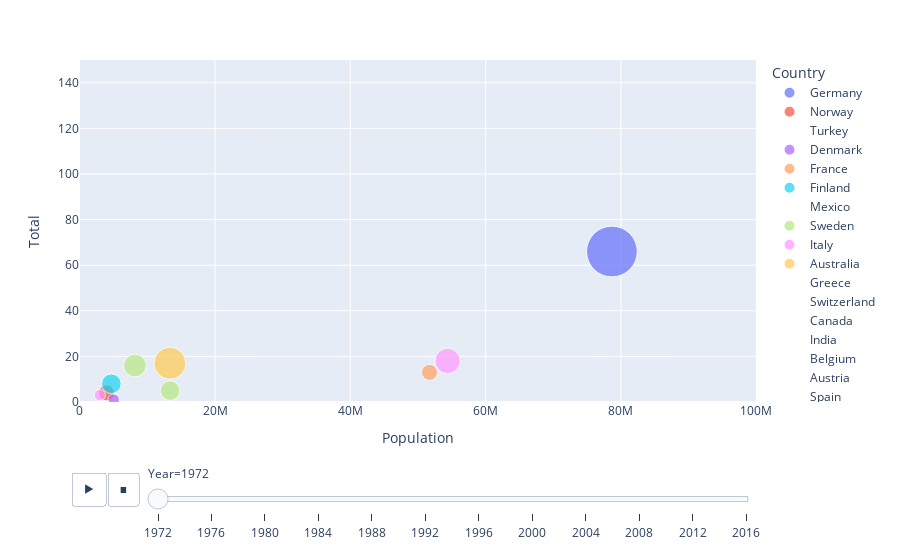

The code cell stored with this chart in its notebook:
### Code cell
px.scatter(df3, x="Population", y="Total", animation_frame="Year", animation_group="Country",
           size="Gold", color="Country", hover_name="Country",
           log_x=False, size_max=55, range_x=[1000,100000000], range_y=[0,150])

### Figure 1 — Plotly figure (JSON) as saved in the notebook; plotly's stock layout.template omitted (floating-point values rounded to 4 significant figures)
{"data": [{"hovertemplate": "<b>%{hovertext}</b><br><br>Country=Germany<br>Year=1972<br>Population=%{x}<br>Total=%{y}<br>Gold=%{marker.size}<extra></extra>", "hovertext": ["Germany", "Germany"], "ids": ["Germany", "Germany"], "legendgroup": "Germany", "marker": {"color": "#636efa", "size": [20, 13], "sizemode": "area", "sizeref": 0.01554, "symbol": "circle"}, "mode": "markers", "name": "Germany", "orientation": "v", "showlegend": true, "type": "scatter", "x": [78688450, 78688450], "xaxis": "x", "y": [66, 40], "yaxis": "y"}, {"hovertemplate": "<b>%{hovertext}</b><br><br>Country=Norway<br>Year=1972<br>Population=%{x}<br>Total=%{y}<br>Gold=%{marker.size}<extra></extra>", "hovertext": ["Norway"], "ids": ["Norway"], "legendgroup": "Norway", "marker": {"color": "#EF553B", "size": [2], "sizemode": "area", "sizeref": 0.01554, "symbol": "circle"}, "mode": "markers", "name": "Norway", "orientation": "v", "showlegend": true, "type": "scatter", "x": [3933001], "xaxis": "x", "y": [4], "yaxis": "y"}, {"hovertemplate": "<b>%{hovertext}</b><br><br>Country=Turkey<br>Year=1972<br>Population=%{x}<br>Total=%{y}<br>Gold=%{marker.size}<extra></extra>", "hovertext": ["Turkey"], "ids": ["Turkey"], "legendgroup": "Turkey", "marker": {"color": "#00cc96", "size": [0], "sizemode": "area", "sizeref": 0.01554, "symbol": "circle"}, "mode": "markers", "name": "Turkey", "orientation": "v", "showlegend": true, "type": "scatter", "x": [37133000], "xaxis": "x", "y": [1], "yaxis": "y"}, {"hovertemplate": "<b>%{hovertext}</b><br><br>Country=Denmark<br>Year=1972<br>Population=%{x}<br>Total=%{y}<br>Gold=%{marker.size}<extra></extra>", "hovertext": ["Denmark"], "ids": ["Denmark"], "legendgroup": "Denmark", "marker": {"color": "#ab63fa", "size": [1], "sizemode": "area", "sizeref": 0.01554, "symbol": "circle"}, "mode": "markers", "name": "Denmark", "orientation": "v", "showlegend": true, "type": "scatter", "x": [4991596], "xaxis": "x", "y": [1], "yaxis": "y"}, {"hovertemplate": "<b>%{hovertext}</b><br><br>Country=France<br>Year=1972<br>Population=%{x}<br>Total=%{y}<br>Gold=%{marker.size}<extra></extra>", "hovertext": ["France"], "ids": ["France"], "legendgroup": "France", "marker": {"color": "#FFA15A", "size": [2], "sizemode": "area", "sizeref": 0.01554, "symbol": "circle"}, "mode": "markers", "name": "France", "orientation": "v", "showlegend": true, "type": "scatter", "x": [51700913], "xaxis": "x", "y": [13], "yaxis": "y"}, {"hovertemplate": "<b>%{hovertext}</b><br><br>Country=Finland<br>Year=1972<br>Population=%{x}<br>Total=%{y}<br>Gold=%{marker.size}<extra></extra>", "hovertext": ["Finland"], "ids": ["Finland"], "legendgroup": "Finland", "marker": {"color": "#19d3f3", "size": [3], "sizemode": "area", "sizeref": 0.01554, "symbol": "circle"}, "mode": "markers", "name": "Finland", "orientation": "v", "showlegend": true, "type": "scatter", "x": [4639656], "xaxis": "x", "y": [8], "yaxis": "y"}, {"hovertemplate": "<b>%{hovertext}</b><br><br>Country=Mexico<br>Year=1972<br>Population=%{x}<br>Total=%{y}<br>Gold=%{marker.size}<extra></extra>", "hovertext": ["Mexico"], "ids": ["Mexico"], "legendgroup": "Mexico", "marker": {"color": "#FF6692", "size": [0], "sizemode": "area", "sizeref": 0.01554, "symbol": "circle"}, "mode": "markers", "name": "Mexico", "orientation": "v", "showlegend": true, "type": "scatter", "x": [53973953], "xaxis": "x", "y": [1], "yaxis": "y"}, {"hovertemplate": "<b>%{hovertext}</b><br><br>Country=Sweden<br>Year=1972<br>Population=%{x}<br>Total=%{y}<br>Gold=%{marker.size}<extra></extra>", "hovertext": ["Sweden"], "ids": ["Sweden"], "legendgroup": "Sweden", "marker": {"color": "#B6E880", "size": [4], "sizemode": "area", "sizeref": 0.01554, "symbol": "circle"}, "mode": "markers", "name": "Sweden", "orientation": "v", "showlegend": true, "type": "scatter", "x": [8122154], "xaxis": "x", "y": [16], "yaxis": "y"}, {"hovertemplate": "<b>%{hovertext}</b><br><br>Country=Italy<br>Year=1972<br>Population=%{x}<br>Total=%{y}<br>Gold=%{marker.size}<extra></extra>", "hovertext": ["Italy"], "ids": ["Italy"], "legendgroup": "Italy", "marker": {"color": "#FF97FF", "size": [5], "sizemode": "area", "sizeref": 0.01554, "symbol": "circle"}, "mode": "markers", "name": "Italy", "orientation": "v", "showlegend": true, "type": "scatter", "x": [54381345], "xaxis": "x", "y": [18], "yaxis": "y"}, {"hovertemplate": "<b>%{hovertext}</b><br><br>Country=Australia<br>Year=1972<br>Population=%{x}<br>Total=%{y}<br>Gold=%{marker.size}<extra></extra>", "hovertext": ["Australia"], "ids": ["Australia"], "legendgroup": "Australia", "marker": {"color": "#FECB52", "size": [8], "sizemode": "area", "sizeref": 0.01554, "symbol": "circle"}, "mode": "markers", "name": "Australia", "orientation": "v", "showlegend": true, "type": "scatter", "x": [13303664], "xaxis": "x", "y": [17], "yaxis": "y"}, {"hovertemplate": "<b>%{hovertext}</b><br><br>Country=Greece<br>Year=1972<br>Population=%{x}<br>Total=%{y}<br>Gold=%{marker.size}<extra></extra>", "hovertext": ["Greece"], "ids": ["Greece"], "legendgroup": "Greece", "marker": {"color": "#636efa", "size": [0], "sizemode": "area", "sizeref": 0.01554, "symbol": "circle"}, "mode": "markers", "name": "Greece", "orientation": "v", "showlegend": true, "type": "scatter", "x": [8888628], "xaxis": "x", "y": [2], "yaxis": "y"}, {"hovertemplate": "<b>%{hovertext}</b><br><br>Country=Switzerland<br>Year=1972<br>Population=%{x}<br>Total=%{y}<br>Gold=%{marker.size}<extra></extra>", "hovertext": ["Switzerland"], "ids": ["Switzerland"], "legendgroup": "Switzerland", "marker": {"color": "#EF553B", "size": [0], "sizemode": "area", "sizeref": 0.01554, "symbol": "circle"}, "mode": "markers", "name": "Switzerland", "orientation": "v", "showlegend": true, "type": "scatter", "x": [6260956], "xaxis": "x", "y": [3], "yaxis": "y"}, {"hovertemplate": "<b>%{hovertext}</b><br><br>Country=Canada<br>Year=1972<br>Population=%{x}<br>Total=%{y}<br>Gold=%{marker.size}<extra></extra>", "hovertext": ["Canada"], "ids": ["Canada"], "legendgroup": "Canada", "marker": {"color": "#00cc96", "size": [0], "sizemode": "area", "sizeref": 0.01554, "symbol": "circle"}, "mode": "markers", "name": "Canada", "orientation": "v", "showlegend": true, "type": "scatter", "x": [22218463], "xaxis": "x", "y": [5], "yaxis": "y"}, {"hovertemplate": "<b>%{hovertext}</b><br><br>Country=India<br>Year=1972<br>Population=%{x}<br>Total=%{y}<br>Gold=%{marker.size}<extra></extra>", "hovertext": ["India"], "ids": ["India"], "legendgroup": "India", "marker": {"color": "#ab63fa", "size": [0], "sizemode": "area", "sizeref": 0.01554, "symbol": "circle"}, "mode": "markers", "name": "India", "orientation": "v", "showlegend": true, "type": "scatter", "x": [579411513], "xaxis": "x", "y": [1], "yaxis": "y"}, {"hovertemplate": "<b>%{hovertext}</b><br><br>Country=Belgium<br>Year=1972<br>Population=%{x}<br>Total=%{y}<br>Gold=%{marker.size}<extra></extra>", "hovertext": ["Belgium"], "ids": ["Belgium"], "legendgroup": "Belgium", "marker": {"color": "#FFA15A", "size": [0], "sizemode": "area", "sizeref": 0.01554, "symbol": "circle"}, "mode": "markers", "name": "Belgium", "orientation": "v", "showlegend": true, "type": "scatter", "x": [9711115], "xaxis": "x", "y": [2], "yaxis": "y"}, {"hovertemplate": "<b>%{hovertext}</b><br><br>Country=Austria<br>Year=1972<br>Population=%{x}<br>Total=%{y}<br>Gold=%{marker.size}<extra></extra>", "hovertext": ["Austria"], "ids": ["Austria"], "legendgroup": "Austria", "marker": {"color": "#19d3f3", "size": [0], "sizemode": "area", "sizeref": 0.01554, "symbol": "circle"}, "mode": "markers", "name": "Austria", "orientation": "v", "showlegend": true, "type": "scatter", "x": [7544201], "xaxis": "x", "y": [3], "yaxis": "y"}, {"hovertemplate": "<b>%{hovertext}</b><br><br>Country=Spain<br>Year=1972<br>Population=%{x}<br>Total=%{y}<br>Gold=%{marker.size}<extra></extra>", "hovertext": ["Spain"], "ids": ["Spain"], "legendgroup": "Spain", "marker": {"color": "#FF6692", "size": [0], "sizemode": "area", "sizeref": 0.01554, "symbol": "circle"}, "mode": "markers", "name": "Spain", "orientation": "v", "showlegend": true, "type": "scatter", "x": [34571714], "xaxis": "x", "y": [1], "yaxis": "y"}, {"hovertemplate": "<b>%{hovertext}</b><br><br>Country=Netherlands<br>Year=1972<br>Population=%{x}<br>Total=%{y}<br>Gold=%{marker.size}<extra></extra>", "hovertext": ["Netherlands"], "ids": ["Netherlands"], "legendgroup": "Netherlands", "marker": {"color": "#B6E880", "size": [3], "sizemode": "area", "sizeref": 0.01554, "symbol": "circle"}, "mode": "markers", "name": "Netherlands", "orientation": "v", "showlegend": true, "type": "scatter", "x": [13328595], "xaxis": "x", "y": [5], "yaxis": "y"}, {"hovertemplate": "<b>%{hovertext}</b><br><br>Country=New Zealand<br>Year=1972<br>Population=%{x}<br>Total=%{y}<br>Gold=%{marker.size}<extra></extra>", "hovertext": ["New Zealand"], "ids": ["New Zealand"], "legendgroup": "New Zealand", "marker": {"color": "#FF97FF", "size": [1], "sizemode": "area", "sizeref": 0.01554, "symbol": "circle"}, "mode": "markers", "name": "New Zealand", "orientation": "v", "showlegend": true, "type": "scatter", "x": [2929135], "xaxis": "x", "y": [3], "yaxis": "y"}], "layout": {"legend": {"itemsizing": "constant", "title": {"text": "Country"}, "tracegroupgap": 0}, "margin": {"t": 60}, "sliders": [{"active": 0, "currentvalue": {"prefix": "Year="}, "len": 0.9, "pad": {"b": 10, "t": 60}, "steps": [{"args": [["1972"], {"frame": {"duration": 0, "redraw": false}, "fromcurrent": true, "mode": "immediate", "transition": {"duration": 0, "easing": "linear"}}], "label": "1972", "method": "animate"}, {"args": [["1976"], {"frame": {"duration": 0, "redraw": false}, "fromcurrent": true, "mode": "immediate", "transition": {"duration": 0, "easing": "linear"}}], "label": "1976", "method": "animate"}, {"args": [["1980"], {"frame": {"duration": 0, "redraw": false}, "fromcurrent": true, "mode": "immediate", "transition": {"duration": 0, "easing": "linear"}}], "label": "1980", "method": "animate"}, {"args": [["1984"], {"frame": {"duration": 0, "redraw": false}, "fromcurrent": true, "mode": "immediate", "transition": {"duration": 0, "easing": "linear"}}], "label": "1984", "method": "animate"}, {"args": [["1988"], {"frame": {"duration": 0, "redraw": false}, "fromcurrent": true, "mode": "immediate", "transition": {"duration": 0, "easing": "linear"}}], "label": "1988", "method": "animate"}, {"args": [["1992"], {"frame": {"duration": 0, "redraw": false}, "fromcurrent": true, "mode": "immediate", "transition": {"duration": 0, "easing": "linear"}}], "label": "1992", "method": "animate"}, {"args": [["1996"], {"frame": {"duration": 0, "redraw": false}, "fromcurrent": true, "mode": "immediate", "transition": {"duration": 0, "easing": "linear"}}], "label": "1996", "method": "animate"}, {"args": [["2000"], {"frame": {"duration": 0, "redraw": false}, "fromcurrent": true, "mode": "immediate", "transition": {"duration": 0, "easing": "linear"}}], "label": "2000", "method": "animate"}, {"args": [["2004"], {"frame": {"duration": 0, "redraw": false}, "fromcurrent": true, "mode": "immediate", "transition": {"duration": 0, "easing": "linear"}}], "label": "2004", "method": "animate"}, {"args": [["2008"], {"frame": {"duration": 0, "redraw": false}, "fromcurrent": true, "mode": "immediate", "transition": {"duration": 0, "easing": "linear"}}], "label": "2008", "method": "animate"}, {"args": [["2012"], {"frame": {"duration": 0, "redraw": false}, "fromcurrent": true, "mode": "immediate", "transition": {"duration": 0, "easing": "linear"}}], "label": "2012", "method": "animate"}, {"args": [["2016"], {"frame": {"duration": 0, "redraw": false}, "fromcurrent": true, "mode": "immediate", "transition": {"duration": 0, "easing": "linear"}}], "label": "2016", "method": "animate"}], "x": 0.1, "xanchor": "left", "y": 0, "yanchor": "top"}], "updatemenus": [{"buttons": [{"args": [null, {"frame": {"duration": 500, "redraw": false}, "fromcurrent": true, "mode": "immediate", "transition": {"duration": 500, "easing": "linear"}}], "label": "&#9654;", "method": "animate"}, {"args": [[null], {"frame": {"duration": 0, "redraw": false}, "fromcurrent": true, "mode": "immediate", "transition": {"duration": 0, "easing": "linear"}}], "label": "&#9724;", "method": "animate"}], "direction": "left", "pad": {"r": 10, "t": 70}, "showactive": false, "type": "buttons", "x": 0.1, "xanchor": "right", "y": 0, "yanchor": "top"}], "xaxis": {"anchor": "y", "domain": [0, 1], "range": [1000, 100000000], "title": {"text": "Population"}}, "yaxis": {"anchor": "x", "domain": [0, 1], "range": [0, 150], "title": {"text": "Total"}}}}
